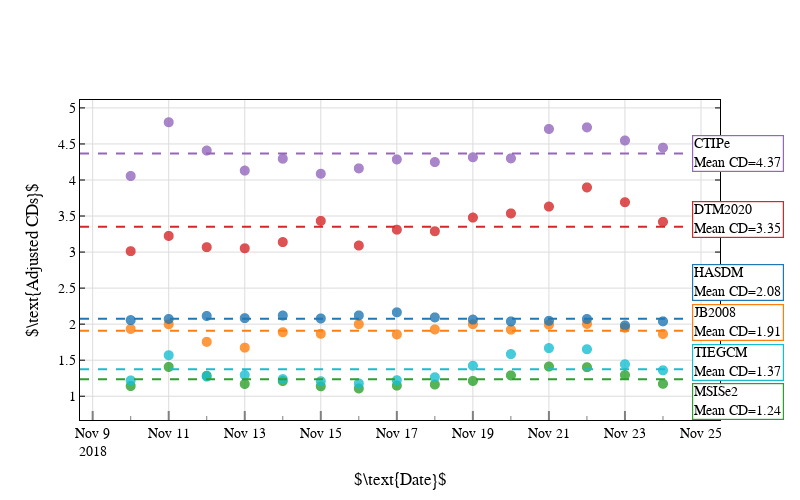

Here is the notebook cell this chart was saved with:
### Code cell
satid = int(Obj['hasdm_oc'].__dict__['global_params']['SATID'])




fig = make_subplots(rows=1, cols=1,
#                     subplot_titles=([ ' ', ]),
                    #                     
                    specs=[[ {"secondary_y": False} ]],
                    #
                    vertical_spacing = 0.05,
                    shared_xaxes=True)

for plot_num, model in enumerate(run_list):
    col = get_plot_params(plot_num, model)
    plot
    Cd_vals  = []
    Cd_times = []
    for iarc,valarc in enumerate(Obj[model].__dict__['global_params']['arc_input']):
        arc = valarc+'.01'
        iters = int(Obj[model].__dict__['run_parameters'+arc]['total_iterations'])

        for itime in Obj[model].__dict__['AdjustedParams'][arc][iters][satid]['0CD'].keys():
    #         print( Obj['msis2'].__dict__['AdjustedParams'][arc][iters][satid]['0CD'][itime]['CURRENT_VALUE'])
            Cd_vals.append(Obj[model].__dict__['AdjustedParams'][arc][iters][satid]['0CD'][itime]['CURRENT_VALUE'])
            Cd_times.append(itime)
    Cd_mean = np.mean(Cd_vals)
    print('MEAN CD FOR ',model, '-- Cd_mean=',Cd_mean,sep='')
    
    
    fig.add_hline(y=Cd_mean, line = dict(dash='dash', color = col, width=2),
                    )
    
    
    
    if model == 'msis2':
        modelname = "MSISe2"
        shift = -0.31
    elif model == 'dtm2020_o':
        modelname = "DTM2020"
        shift=.1
    elif model == 'jb2008':
        modelname = "JB2008"
        shift = .12
    elif model == 'tiegcm_oc':
        modelname = "TIEGCM"
        shift = 0.1
    elif model == 'hasdm_oc':
        modelname = "HASDM"
        shift = 0.5
    elif model == 'ctipe_oc':
        modelname = "CTIPe"
        shift = 0

    else:
        shift=0
        
    fig.add_annotation(
                y= Cd_mean+shift,
#                 x= 1.158,
                x= 1.1,
                xref="x domain", yref="y",
                showarrow=False,
                text=modelname+"<br>Mean CD="+str(np.round(Cd_mean,2)), 
                align = 'left',
                bgcolor='white',
                bordercolor=col,
                borderwidth=1.2,
                borderpad=1.2,
                font=font_annot,
                )
    
    fig.add_trace(go.Scattergl(x=Cd_times,
                               y=Cd_vals,
                               name= model,
                               mode='markers',
                               opacity=0.8,
                                   marker=dict(color=col, size=10 ),
    #                            line = dict(shape = 'hvh', color = 'cornflowerblue', width=1.5),
                               showlegend=False),
                               secondary_y=False,row=1, col=1)
    

fig.add_hline(y=1.2367916759507616, line = dict(dash='dash', color = col_msis2, width=2))


fig.update_xaxes(### LINE at axis border
                  showline=True,
                  showticklabels=True,
                  linecolor='black',
                  linewidth=1,
                 ### Major ticks
                  ticks='inside',
                  tickfont=font_dict,
                  mirror=True,
                  tickwidth=2,
                  ticklen=9,
                  tickcolor='grey',
                  tick0="2018-11-9" ,
                  dtick=86400000.0*2,    # milliseconds in a day, every 7 days
                  #### Minor Ticks
                   minor=dict(
                     dtick=86400000.0, # milliseconds in a day
                     tickwidth=1,
                     ticklen=4,
                     tickcolor='grey',
                     ticks='inside'),
                  ### GRID
                   gridcolor='gainsboro',
                   gridwidth=1,
                   layer='above traces',
                   tickangle=0,
                   row=1, col=1)
fig.update_yaxes(showline=True,      # add line at x=0
                     showticklabels=True,
                     linecolor='black',  # line color
                     linewidth=1,        # line size
                 ticks='inside',     # ticks outside axis
                 tickfont=font_dict, # tick label font
                 mirror='allticks',  # add ticks to top/right axes
                 tickwidth=1,      # tick width
                 tickcolor='black',  # tick color
                 gridcolor='gainsboro',
                 gridwidth=1,
                 layer='above traces',
#                  range=[1,5],
                 row=1, col=1)

        ###
fig.update_yaxes( title=r"$\text{Adjusted CDs}$" ,type="linear" , exponentformat= 'power',
#                           range=yaxis4_range, 
                 row=1, col=1)
###
###  DATE on Final x-Axis only
fig.update_xaxes(title=r"$\text{Date}$", 
                 range=[pd.to_datetime( "181108-160000", format='%y%m%d-%H%M%S'),
                        pd.to_datetime( "181125-120000", format='%y%m%d-%H%M%S')],
                 row=1, col=1)
# modelnames=[]
# modelcolors = []
# #### LEGEND ####
# for model in run_dict.keys():
#     if model == 'msis2':
#         modelnames.append("MSISe2")
#         modelcolors.append(col_msis2)

#     elif model == 'dtm2020':
#         modelnames.append("DTM2020")
#         modelcolors.append(col_dtm2020)

#     elif model == 'jb2008':
#         modelnames.append("JB2008")
#         modelcolors.append(col_jb2008)

#     elif model == 'tiegcm_oc':
#         modelnames.append("TIEGCM")
#         modelcolors.append(col_tiegcm_oc)

#     elif model == 'hasdm_oc':
#         modelnames.append("HASDM")
#         modelcolors.append(col_hasdm_oc)

#     elif model == 'ctipe_oc':
#         modelnames.append("CTIPe")
#         modelcolors.append(col_ctipe_oc)



# df = pd.DataFrame({"starts_colors": modelcolors
#                                     })

# fig.update_traces(showlegend=False).add_traces(
#     [   go.Scattergl(name=modelnames[i], 
#                x=[pd.to_datetime( "181109-000000", format='%y%m%d-%H%M%S')],
#                mode='lines',
#                line = dict(shape = 'hv',  width=10),
#                marker_color=c, 
#                showlegend=True)
#         for i,c in enumerate((df.loc[:,["starts_colors"]].values.ravel()))])

# fig.update_layout(legend=dict(
#     yanchor="middle",
#     y=0.5,
#     xanchor="center",
#     x=1.2,
# #     x=1.015,
#         font=font_dict      ,
#         bgcolor="white",
#         bordercolor="darkgrey",
#         borderwidth=0.8,
#     )  )


fig.update_layout(
#                   title = '',
                  autosize=False,    width=800,    height=500,
                  legend= {'itemsizing': 'trace'},
                  font=font_dict,
                  plot_bgcolor='white', 
                 )
fig.update_annotations(font_size=14)  # Increase size of subplot title

fig.show( config=config )

pio.write_image(fig, plots_dir+'AdjustCD_toScale_CDmeans.jpg', scale=3)

### Figure 1 — Plotly figure (JSON) as saved in the notebook; plotly's stock layout.template omitted (floating-point values rounded to 4 significant figures)
{"data": [{"marker": {"color": "#2ca02c", "size": 10}, "mode": "markers", "name": "msis2", "opacity": 0.8, "showlegend": false, "type": "scattergl", "x": ["2018-11-10T00:00:00", "2018-11-11T00:00:00", "2018-11-12T00:00:00", "2018-11-13T00:00:00", "2018-11-14T00:00:00", "2018-11-15T00:00:00", "2018-11-16T00:00:00", "2018-11-17T00:00:00", "2018-11-18T00:00:00", "2018-11-19T00:00:00", "2018-11-20T00:00:00", "2018-11-21T00:00:00", "2018-11-22T00:00:00", "2018-11-23T00:00:00", "2018-11-24T00:00:00"], "xaxis": "x", "y": [1.141, 1.407, 1.284, 1.17, 1.211, 1.138, 1.108, 1.148, 1.163, 1.212, 1.289, 1.412, 1.403, 1.294, 1.172], "yaxis": "y"}, {"marker": {"color": "#17becf", "size": 10}, "mode": "markers", "name": "tiegcm_oc", "opacity": 0.8, "showlegend": false, "type": "scattergl", "x": ["2018-11-10T00:00:00", "2018-11-11T00:00:00", "2018-11-12T00:00:00", "2018-11-13T00:00:00", "2018-11-14T00:00:00", "2018-11-15T00:00:00", "2018-11-16T00:00:00", "2018-11-17T00:00:00", "2018-11-18T00:00:00", "2018-11-19T00:00:00", "2018-11-20T00:00:00", "2018-11-21T00:00:00", "2018-11-22T00:00:00", "2018-11-23T00:00:00", "2018-11-24T00:00:00"], "xaxis": "x", "y": [1.218, 1.569, 1.273, 1.295, 1.237, 1.208, 1.178, 1.222, 1.263, 1.423, 1.584, 1.668, 1.652, 1.444, 1.36], "yaxis": "y"}, {"marker": {"color": "#d62728", "size": 10}, "mode": "markers", "name": "dtm2020_o", "opacity": 0.8, "showlegend": false, "type": "scattergl", "x": ["2018-11-10T00:00:00", "2018-11-11T00:00:00", "2018-11-12T00:00:00", "2018-11-13T00:00:00", "2018-11-14T00:00:00", "2018-11-15T00:00:00", "2018-11-16T00:00:00", "2018-11-17T00:00:00", "2018-11-18T00:00:00", "2018-11-19T00:00:00", "2018-11-20T00:00:00", "2018-11-21T00:00:00", "2018-11-22T00:00:00", "2018-11-23T00:00:00", "2018-11-24T00:00:00"], "xaxis": "x", "y": [3.012, 3.224, 3.068, 3.053, 3.138, 3.432, 3.091, 3.311, 3.289, 3.479, 3.537, 3.631, 3.897, 3.692, 3.419], "yaxis": "y"}, {"marker": {"color": "#ff7f0e", "size": 10}, "mode": "markers", "name": "jb2008", "opacity": 0.8, "showlegend": false, "type": "scattergl", "x": ["2018-11-10T00:00:00", "2018-11-11T00:00:00", "2018-11-12T00:00:00", "2018-11-13T00:00:00", "2018-11-14T00:00:00", "2018-11-15T00:00:00", "2018-11-16T00:00:00", "2018-11-17T00:00:00", "2018-11-18T00:00:00", "2018-11-19T00:00:00", "2018-11-20T00:00:00", "2018-11-21T00:00:00", "2018-11-22T00:00:00", "2018-11-23T00:00:00", "2018-11-24T00:00:00"], "xaxis": "x", "y": [1.934, 1.999, 1.755, 1.674, 1.888, 1.866, 2.0, 1.858, 1.927, 2.0, 1.923, 1.992, 2.004, 1.949, 1.864], "yaxis": "y"}, {"marker": {"color": "#1f77b4", "size": 10}, "mode": "markers", "name": "hasdm_oc", "opacity": 0.8, "showlegend": false, "type": "scattergl", "x": ["2018-11-10T00:00:00", "2018-11-11T00:00:00", "2018-11-12T00:00:00", "2018-11-13T00:00:00", "2018-11-14T00:00:00", "2018-11-15T00:00:00", "2018-11-16T00:00:00", "2018-11-17T00:00:00", "2018-11-18T00:00:00", "2018-11-19T00:00:00", "2018-11-20T00:00:00", "2018-11-21T00:00:00", "2018-11-22T00:00:00", "2018-11-23T00:00:00", "2018-11-24T00:00:00"], "xaxis": "x", "y": [2.056, 2.072, 2.114, 2.083, 2.12, 2.079, 2.121, 2.164, 2.094, 2.063, 2.038, 2.046, 2.071, 1.982, 2.039], "yaxis": "y"}, {"marker": {"color": "#9467bd", "size": 10}, "mode": "markers", "name": "ctipe_oc", "opacity": 0.8, "showlegend": false, "type": "scattergl", "x": ["2018-11-10T00:00:00", "2018-11-11T00:00:00", "2018-11-12T00:00:00", "2018-11-13T00:00:00", "2018-11-14T00:00:00", "2018-11-15T00:00:00", "2018-11-16T00:00:00", "2018-11-17T00:00:00", "2018-11-18T00:00:00", "2018-11-19T00:00:00", "2018-11-20T00:00:00", "2018-11-21T00:00:00", "2018-11-22T00:00:00", "2018-11-23T00:00:00", "2018-11-24T00:00:00"], "xaxis": "x", "y": [4.055, 4.801, 4.409, 4.131, 4.295, 4.087, 4.162, 4.286, 4.249, 4.316, 4.301, 4.708, 4.731, 4.548, 4.449], "yaxis": "y"}], "layout": {"annotations": [{"align": "left", "bgcolor": "white", "bordercolor": "#2ca02c", "borderpad": 1.2, "borderwidth": 1.2, "font": {"color": "black", "family": "Arial", "size": 14}, "showarrow": false, "text": "MSISe2<br>Mean CD=1.24", "x": 1.1, "xref": "x domain", "y": 0.9268, "yref": "y"}, {"align": "left", "bgcolor": "white", "bordercolor": "#17becf", "borderpad": 1.2, "borderwidth": 1.2, "font": {"color": "black", "family": "Arial", "size": 14}, "showarrow": false, "text": "TIEGCM<br>Mean CD=1.37", "x": 1.1, "xref": "x domain", "y": 1.473, "yref": "y"}, {"align": "left", "bgcolor": "white", "bordercolor": "#d62728", "borderpad": 1.2, "borderwidth": 1.2, "font": {"color": "black", "family": "Arial", "size": 14}, "showarrow": false, "text": "DTM2020<br>Mean CD=3.35", "x": 1.1, "xref": "x domain", "y": 3.451, "yref": "y"}, {"align": "left", "bgcolor": "white", "bordercolor": "#ff7f0e", "borderpad": 1.2, "borderwidth": 1.2, "font": {"color": "black", "family": "Arial", "size": 14}, "showarrow": false, "text": "JB2008<br>Mean CD=1.91", "x": 1.1, "xref": "x domain", "y": 2.029, "yref": "y"}, {"align": "left", "bgcolor": "white", "bordercolor": "#1f77b4", "borderpad": 1.2, "borderwidth": 1.2, "font": {"color": "black", "family": "Arial", "size": 14}, "showarrow": false, "text": "HASDM<br>Mean CD=2.08", "x": 1.1, "xref": "x domain", "y": 2.576, "yref": "y"}, {"align": "left", "bgcolor": "white", "bordercolor": "#9467bd", "borderpad": 1.2, "borderwidth": 1.2, "font": {"color": "black", "family": "Arial", "size": 14}, "showarrow": false, "text": "CTIPe<br>Mean CD=4.37", "x": 1.1, "xref": "x domain", "y": 4.368, "yref": "y"}], "autosize": false, "font": {"color": "black", "family": "Arial", "size": 14}, "height": 500, "legend": {"itemsizing": "trace"}, "plot_bgcolor": "white", "shapes": [{"line": {"color": "#17becf", "dash": "dash", "width": 2}, "type": "line", "x0": 0, "x1": 1, "xref": "x domain", "y0": 1.373, "y1": 1.373, "yref": "y"}, {"line": {"color": "#d62728", "dash": "dash", "width": 2}, "type": "line", "x0": 0, "x1": 1, "xref": "x domain", "y0": 3.351, "y1": 3.351, "yref": "y"}, {"line": {"color": "#ff7f0e", "dash": "dash", "width": 2}, "type": "line", "x0": 0, "x1": 1, "xref": "x domain", "y0": 1.909, "y1": 1.909, "yref": "y"}, {"line": {"color": "#1f77b4", "dash": "dash", "width": 2}, "type": "line", "x0": 0, "x1": 1, "xref": "x domain", "y0": 2.076, "y1": 2.076, "yref": "y"}, {"line": {"color": "#9467bd", "dash": "dash", "width": 2}, "type": "line", "x0": 0, "x1": 1, "xref": "x domain", "y0": 4.368, "y1": 4.368, "yref": "y"}, {"line": {"color": "#2ca02c", "dash": "dash", "width": 2}, "type": "line", "x0": 0, "x1": 1, "xref": "x domain", "y0": 1.237, "y1": 1.237, "yref": "y"}], "width": 800, "xaxis": {"anchor": "y", "domain": [0, 1], "dtick": 172800000, "gridcolor": "gainsboro", "gridwidth": 1, "layer": "above traces", "linecolor": "black", "linewidth": 1, "minor": {"dtick": 86400000, "tickcolor": "grey", "ticklen": 4, "ticks": "inside", "tickwidth": 1}, "mirror": true, "range": ["2018-11-08T16:00:00", "2018-11-25T12:00:00"], "showline": true, "showticklabels": true, "tick0": "2018-11-9", "tickangle": 0, "tickcolor": "grey", "tickfont": {"color": "black", "family": "Arial", "size": 14}, "ticklen": 9, "ticks": "inside", "tickwidth": 2, "title": {"text": "$\\text{Date}$"}}, "yaxis": {"anchor": "x", "domain": [0, 1], "exponentformat": "power", "gridcolor": "gainsboro", "gridwidth": 1, "layer": "above traces", "linecolor": "black", "linewidth": 1, "mirror": "allticks", "showline": true, "showticklabels": true, "tickcolor": "black", "tickfont": {"color": "black", "family": "Arial", "size": 14}, "ticks": "inside", "tickwidth": 1, "title": {"text": "$\\text{Adjusted CDs}$"}, "type": "linear"}}}
